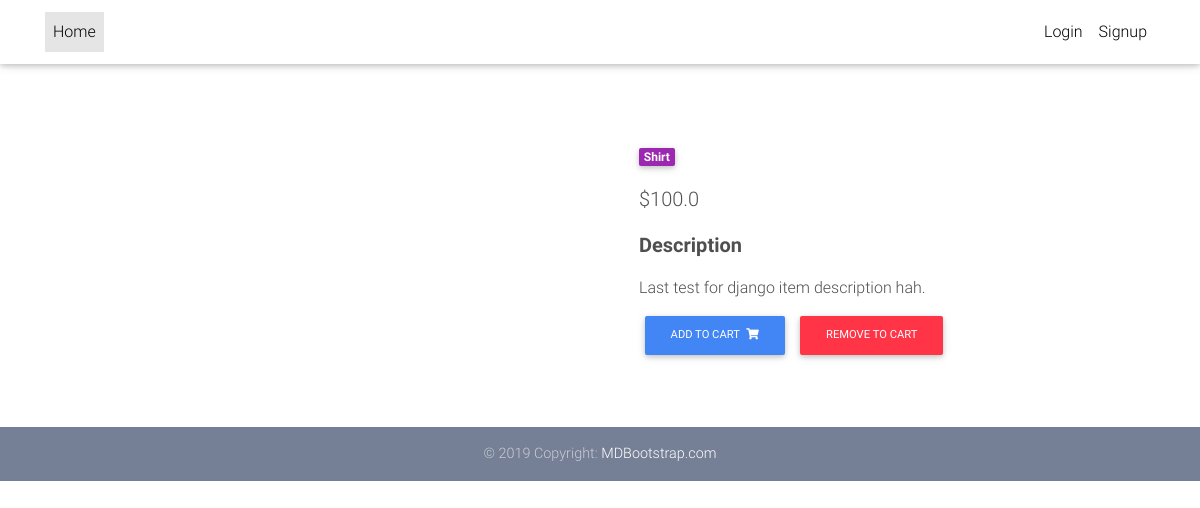
The page /product/django/ on the database its author committed.
### core/models.py (models this page shows, shortened)
class Item(models.Model):
    title          = models.CharField(max_length=100)
    price          = models.FloatField()
    discount_price = models.FloatField(default=False,blank=True,null=True)
    slug           = models.SlugField()
    category       = models.CharField(choices=CATEGORY_CHOSES,max_length=2)
    label          = models.CharField(choices=LABEL_CHOSES,max_length=1)
    description    = models.CharField(max_length=100)
    def get_add_to_cart_url(self):
        return reverse('core:add_to_cart', kwargs={'slug': self.slug})
    def get_remove_to_cart_url(self):
        return reverse('core:remove_from_cart', kwargs={'slug': self.slug})

### core/views.py (the view)
# urls.py: path('product/<slug>/', ProductDetail.as_view(), name='product'),
class ProductDetail(DetailView):
    model = Item
    template_name = 'product.html'

### core/templates/product.html (shortened to what this page needs)
{% load static %}
{% load cart_template_tags %}
<!DOCTYPE html>
<html lang="en">
<head>
  <link rel="stylesheet" href="https://use.fontawesome.com/releases/v5.11.2/css/all.css">
  <link href="{% static 'css/bootstrap.min.css'%}" rel="stylesheet">
  <link href="{% static 'css/mdb.min.css'%}" rel="stylesheet">
  <link href="{% static 'css/style.min.css'%}" rel="stylesheet">
</head>
<body>
  <nav class="navbar fixed-top navbar-expand-lg navbar-light white scrolling-navbar">
    <div class="container">
      <div class="collapse navbar-collapse" id="navbarSupportedContent">
        <ul class="navbar-nav mr-auto">
          <li class="nav-item active">
            <a class="nav-link waves-effect" href="{% url 'core:home' %}">Home
            </a>
          </li>
        </ul>
        <ul class="navbar-nav nav-flex-icons">
          {% if user.is_authenticated %}
          <li class="nav-item">
            <a class="nav-link waves-effect">
              <span class="badge red z-depth-1 mr-1"> {{request.user|cart_item_count}} </span>
              <i class="fas fa-shopping-cart"></i>
              <span class="clearfix d-none d-sm-inline-block"> Cart </span>
            </a>
          </li>
          <li class="nav-item">
            <a class="nav-link waves-effect" href="{%url 'account_logout' %}">
              <span class="clearfix d-none d-sm-inline-block"> Logout </span>
            </a>
          </li>
          {%else%}
          <li class="nav-item">
            <a class="nav-link waves-effect" href="{%url 'account_login' %}">
              <span class="clearfix d-none d-sm-inline-block"> Login </span>
            </a>
          </li>
          <li class="nav-item">
            <a class="nav-link waves-effect" href="{%url 'account_signup' %}">
              <span class="clearfix d-none d-sm-inline-block"> Signup </span>
            </a>
          </li>
          {%endif%}
        </ul>
      </div>
    </div>
  </nav>
  <main class="mt-5 pt-4">
    <div class="container dark-grey-text mt-5">
      <div class="row wow fadeIn">
        <div class="col-md-6 mb-4">
        </div>
        <div class="col-md-6 mb-4">
          <div class="p-4">
            <div class="mb-3">
              <a href="">
                <span class="badge purple mr-1">{{object.get_category_display}}</span>
              </a>
            </div>
            <p class="lead">
              {% if object.discount_price%}
              <span class="mr-1">
                <del>${{item.price}}</del>
              <span>${{item.discount_price}}</span>
              </span>
              {%else%}
              <span class="mr-1">
                <span>${{item.price}}</span>
              </span>
              {% endif %}
            </p>
            <p class="lead font-weight-bold">Description</p>
            <p>{{item.description}}.</p>
              <a href="{{object.get_add_to_cart_url}}" class="btn btn-primary btn-md my-0 p">Add to cart
                <i class="fas fa-shopping-cart ml-1"></i>
              </a>
              <a href="{{object.get_remove_to_cart_url}}" class="btn btn-danger btn-md my-0 p">Remove to cart
              </a>
          </div>
        </div>
      </div>
    </div>
  </main>
  <footer class="page-footer text-center font-small mt-4 wow fadeIn">
    <div class="footer-copyright py-3">
      © 2019 Copyright:
      <a href="https://mdbootstrap.com/education/bootstrap/" target="_blank"> MDBootstrap.com </a>
    </div>
  </footer>
</body>
</html>

### rows shown on the page
Item: category "Shirt", price "100.0", description "Last test for django item description hah"
